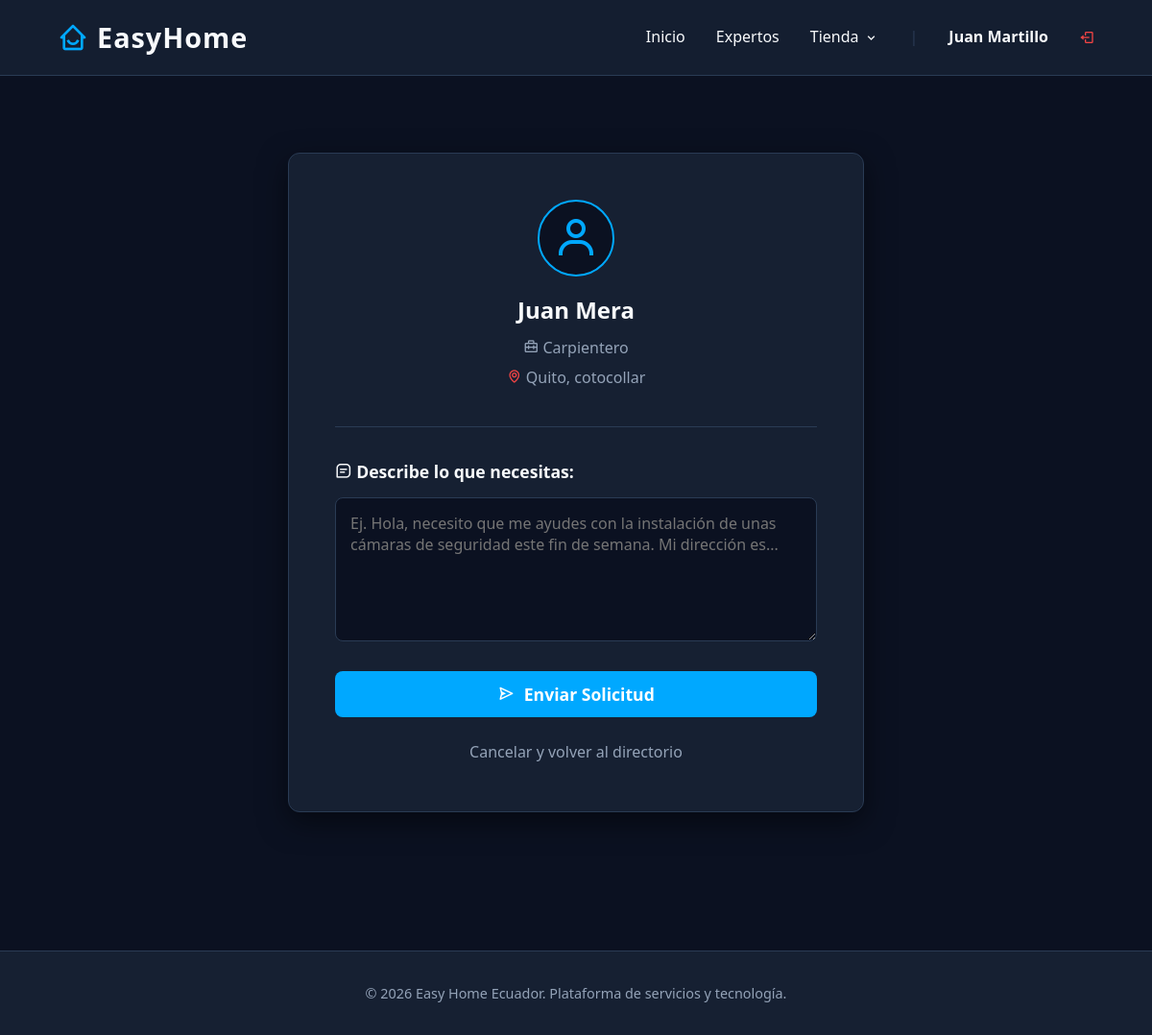
Page /contactar/1 (signed in) on the committed database.
### app.py (models this page shows, shortened)
class Profesional(db.Model):
    id = db.Column(db.Integer, primary_key=True)
    nombre = db.Column(db.String(100), nullable=False)
    correo = db.Column(db.String(100), unique=True, nullable=False)
    password = db.Column(db.String(255), nullable=False)
    profesion = db.Column(db.String(100), nullable=False)
    ubicacion = db.Column(db.String(100), nullable=False)
    proposito = db.Column(db.Text, nullable=False)
    latitud = db.Column(db.Float, nullable=True)
    longitud = db.Column(db.Float, nullable=True)
    solicitudes = db.relationship('Solicitud', backref='experto', lazy=True)
    resenias = db.relationship('Resenia', backref='experto', lazy=True)

### app.py (the view)
@app.route('/contactar/<int:experto_id>', methods=['GET', 'POST'])
def contactar_experto(experto_id):
    if not session.get('usuario_id') or session.get('rol') != 'cliente':
        flash('🔒 Acceso restringido. Debes iniciar sesión como cliente.', 'warning')
        return redirect(url_for('login'))
    experto = Profesional.query.get_or_404(experto_id)
    if request.method == 'POST':
        nueva_solicitud = Solicitud(mensaje=request.form['mensaje'], cliente_id=session['usuario_id'], experto_id=experto_id)
        db.session.add(nueva_solicitud)
        db.session.commit()
        flash('✅ Solicitud enviada.', 'success')
        return redirect(url_for('expertos'))
    return render_template('contactar.html', experto=experto)

### templates/contactar.html (shortened to what this page needs)
{% extends "base.html" %}
{% block content %}
<div class="contactar-container">
    <div class="experto-perfil">
        <div class="avatar-grande"><i class='bx bx-user'></i></div>
        <h2>{{ experto.nombre }}</h2>
        <p><i class='bx bx-briefcase-alt-2'></i> {{ experto.profesion }}</p>
        <p><i class='bx bx-map' style="color: #ef4444;"></i> {{ experto.ubicacion }}</p>
    </div>
    <form method="POST" class="form-contacto">
        <label for="mensaje"><i class='bx bx-message-square-detail'></i> Describe lo que necesitas:</label>
        <textarea name="mensaje" id="mensaje" placeholder="Ej. Hola, necesito que me ayudes con la instalación de unas cámaras de seguridad este fin de semana. Mi dirección es..." required></textarea>
        <button type="submit" class="btn-enviar">
            <i class='bx bx-send'></i> Enviar Solicitud
        </button>
        <a href="{{ url_for('expertos') }}" class="btn-cancelar">Cancelar y volver al directorio</a>
    </form>
</div>
{% endblock %}

### templates/base.html (style rules this page uses)
:root { --bg-principal: #0b1121; --bg-secundario: #162032; --acento: #00a8ff; --acento-hover: #008ecc; --texto-claro: #f8fafc; --texto-mutado: #94a3b8; --borde: #2a3b54; }
* { margin: 0; padding: 0; box-sizing: border-box; font-family: 'Segoe UI', Tahoma, Geneva, Verdana, sans-serif; }
body { background-color: var(--bg-principal); color: var(--texto-claro); line-height: 1.6; display: flex; flex-direction: column; min-height: 100vh; }

### templates/contactar.html (style rules this page uses)
.contactar-container { max-width: 600px; margin: 5rem auto; background-color: var(--bg-secundario); border: 1px solid var(--borde); border-radius: 12px; padding: 3rem; box-shadow: 0 10px 30px rgba(0,0,0,0.5); }
.experto-perfil { text-align: center; margin-bottom: 2rem; padding-bottom: 2rem; border-bottom: 1px solid var(--borde); }
.avatar-grande { width: 80px; height: 80px; background-color: var(--bg-principal); border-radius: 50%; display: flex; justify-content: center; align-items: center; font-size: 3rem; color: var(--acento); border: 2px solid var(--acento); margin: 0 auto 1rem auto; }
.experto-perfil h2 { color: var(--texto-claro); margin-bottom: 0.5rem; }
.experto-perfil p { color: var(--texto-mutado); margin-bottom: 5px; }
.form-contacto label { color: var(--texto-claro); font-weight: bold; margin-bottom: 0.8rem; display: block; font-size: 1.1rem; }
.form-contacto textarea { width: 100%; background-color: var(--bg-principal); border: 1px solid var(--borde); color: var(--texto-claro); padding: 15px; border-radius: 8px; margin-bottom: 1.5rem; font-size: 1rem; resize: vertical; min-height: 150px; }
.btn-enviar { background-color: var(--acento); color: white; border: none; padding: 12px 25px; border-radius: 8px; font-size: 1.1rem; font-weight: bold; cursor: pointer; width: 100%; transition: 0.3s; display: flex; justify-content: center; align-items: center; gap: 10px; }
.btn-cancelar { text-align: center; display: block; margin-top: 1.5rem; color: var(--texto-mutado); text-decoration: none; transition: 0.3s; }

### rows in the picture
Profesional: nombre "Juan Mera", profesion "Carpientero", ubicacion "Quito, cotocollar"

### other values in the picture
{{ session.get('nombre_usuario') }} "Juan Martillo"
